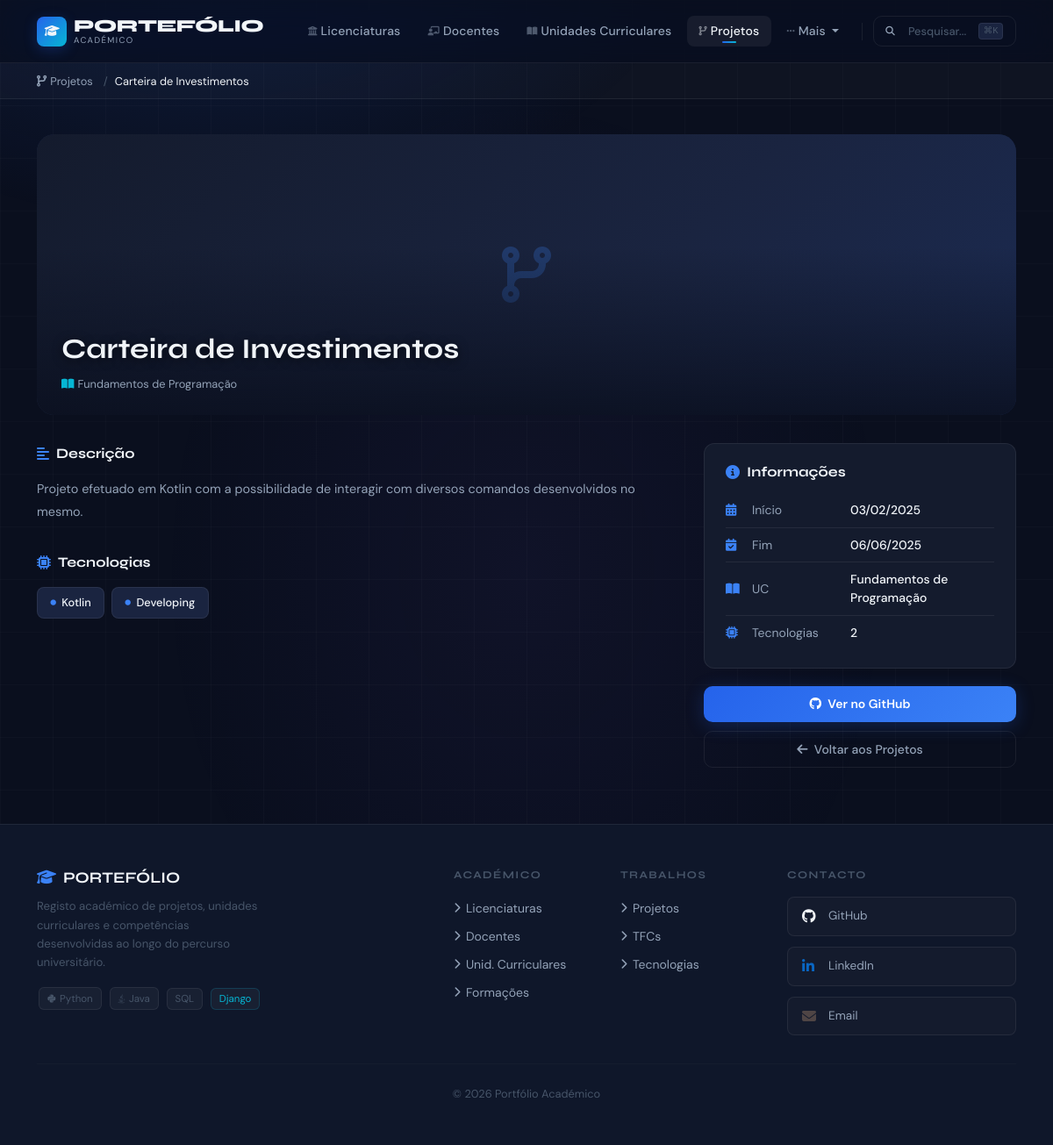
Page /portfolio/projetos/1/ on the earlier database version.
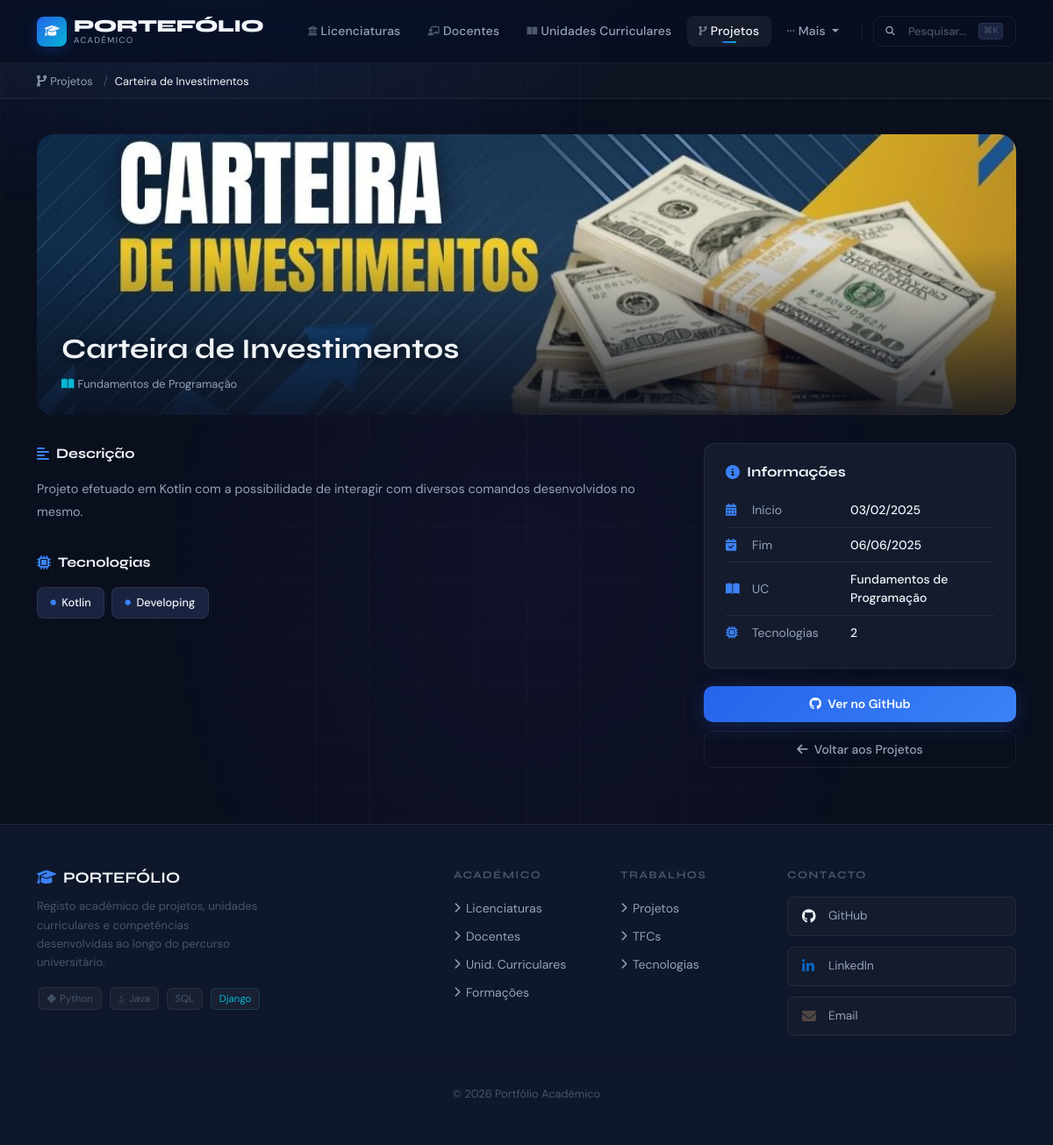
Same page on the later database version.
### portfolio/models.py (models this page shows, shortened)
class Projeto(models.Model):
    nome = models.CharField(max_length=200)
    data_inicio = models.DateField(null=True, blank=True)
    data_fim = models.DateField(null=True, blank=True)
    link_github = models.URLField(blank=True)
    descricao = models.TextField(blank=True)
    foto = models.ImageField(upload_to="projetos/", blank=True, null=True)
    video = models.URLField(blank=True, null=True)
    uc = models.ForeignKey(
        UnidadeCurricular, on_delete=models.CASCADE, related_name="projetos"
    )
    tecnologias = models.ManyToManyField(
        Tecnologia, blank=True, related_name="projetos"
    )
    class Meta:
        verbose_name_plural = "Projetos"

class UnidadeCurricular(models.Model):
    nome = models.CharField(max_length=200)
    apresentacao = models.TextField(blank=True)
    semestre = models.IntegerField()
    ano_curricular = models.IntegerField()
    ects = models.IntegerField(null=True, blank=True)
    cod_curso = models.IntegerField(null=True, blank=True)
    cod_uc = models.IntegerField(null=True, blank=True)
    licenciatura = models.ForeignKey(
        Licenciatura, on_delete=models.CASCADE, related_name="ucs"
    )
    docentes = models.ManyToManyField(
        Docente, blank=True, related_name="ucs"
    )
    objetivos = models.TextField(blank=True)
    programa = models.TextField(blank=True)
    metodologia = models.TextField(blank=True)
    bibliografia = models.TextField(blank=True)
    natureza = models.CharField(max_length=50, blank=True)
    class Meta:
        verbose_name_plural = "Unidades Curriculares"
        ordering = ["ano_curricular", "semestre", "nome"]

### portfolio/views.py (the view)
# urls.py: path('projetos/<int:proj_id>/', views.projetos_detail_view, name='projetos_detail'),
def projetos_detail_view(request, proj_id):
    projeto = get_object_or_404(Projeto, id=proj_id)
    return render(request, 'portfolio/projetos_detail.html', {'projeto': projeto})

### portfolio/templates/portfolio/projetos_detail.html (shortened to what this page needs)
{% extends "portfolio/base.html" %}
{% block nav_projetos %}active{% endblock %}
{% block breadcrumbs %}
<div class="breadcrumb-bar">
    <div class="container">
        <nav class="breadcrumb">
            <span class="breadcrumb-item"><a href="{% url 'projetos' %}"><i class="fas fa-code-branch me-1"></i>Projetos</a></span>
            <span class="breadcrumb-item active">{{ projeto.nome }}</span>
        </nav>
    </div>
</div>
{% endblock %}
{% block content %}
<div class="detail-hero">
    {% if projeto.foto %}
        <img src="{{ projeto.foto.url }}" alt="{{ projeto.nome }}">
    {% else %}
        <div class="detail-hero-placeholder">
            <i class="fas fa-code-branch" style="font-size:4rem;color:var(--pri-l);opacity:.25;"></i>
        </div>
    {% endif %}
    <div class="detail-hero-overlay"></div>
    <div class="detail-hero-title">
        <h2>{{ projeto.nome }}</h2>
        {% if projeto.uc %}
        <span style="font-size:.8rem;color:var(--ts);"><i class="fas fa-book-open me-1" style="color:var(--acc);"></i>{{ projeto.uc.nome }}</span>
        {% endif %}
    </div>
</div>
<div class="row g-4">
    <div class="col-lg-8">
        {% if projeto.descricao %}
        <div style="margin-bottom:2rem;">
            <div class="section-title"><i class="fas fa-align-left"></i>Descrição</div>
            <p style="color:var(--ts);line-height:1.8;font-size:.9rem;">{{ projeto.descricao }}</p>
        </div>
        {% endif %}
        {% if projeto.tecnologias.all %}
        <div style="margin-bottom:2rem;">
            <div class="section-title"><i class="fas fa-microchip"></i>Tecnologias</div>
            <div style="display:flex;flex-wrap:wrap;gap:.5rem;">
                {% for t in projeto.tecnologias.all %}
                <span class="tec-chip">
                    {% if t.logo %}<img src="{{ t.logo.url }}" alt="{{ t.nome }}">{% else %}<i class="fas fa-circle" style="font-size:.4rem;color:var(--pri-l);"></i>{% endif %}
                    {{ t.nome }}
                </span>
                {% endfor %}
            </div>
        </div>
        {% endif %}
    </div>
    <div class="col-lg-4">
        <div class="info-card" style="margin-bottom:1.25rem;">
            <div class="section-title" style="margin-bottom:.75rem;"><i class="fas fa-info-circle"></i>Informações</div>
            {% if projeto.data_inicio %}
            <div class="info-row">
                <i class="fas fa-calendar-alt"></i>
                <span class="info-label">Início</span>
                <span class="info-value">{{ projeto.data_inicio|date:"d/m/Y" }}</span>
            </div>
            {% endif %}
            {% if projeto.data_fim %}
            <div class="info-row">
                <i class="fas fa-calendar-check"></i>
                <span class="info-label">Fim</span>
                <span class="info-value">{{ projeto.data_fim|date:"d/m/Y" }}</span>
            </div>
            {% endif %}
            {% if projeto.uc %}
            <div class="info-row">
                <i class="fas fa-book-open"></i>
                <span class="info-label">UC</span>
                <span class="info-value">{{ projeto.uc.nome }}</span>
            </div>
            {% endif %}
            <div class="info-row">
                <i class="fas fa-microchip"></i>
                <span class="info-label">Tecnologias</span>
                <span class="info-value">{{ projeto.tecnologias.count }}</span>
            </div>
        </div>
        <div style="display:flex;flex-direction:column;gap:.6rem;">
            {% if projeto.link_github %}
            <a href="{{ projeto.link_github }}" target="_blank" rel="noopener" class="btn-primary-custom" style="justify-content:center;">
                <i class="fab fa-github"></i>Ver no GitHub
            </a>
            {% endif %}
            <a href="{% url 'projetos' %}" class="btn-ghost" style="justify-content:center;">
                <i class="fas fa-arrow-left"></i>Voltar aos Projetos
            </a>
        </div>
    </div>
</div>
{% endblock %}

Differences in the rows shown:
changed Projeto "Carteira de Investimentos": foto: picture added; foto empty → "projetos/cINV.jpg" (drawn)
